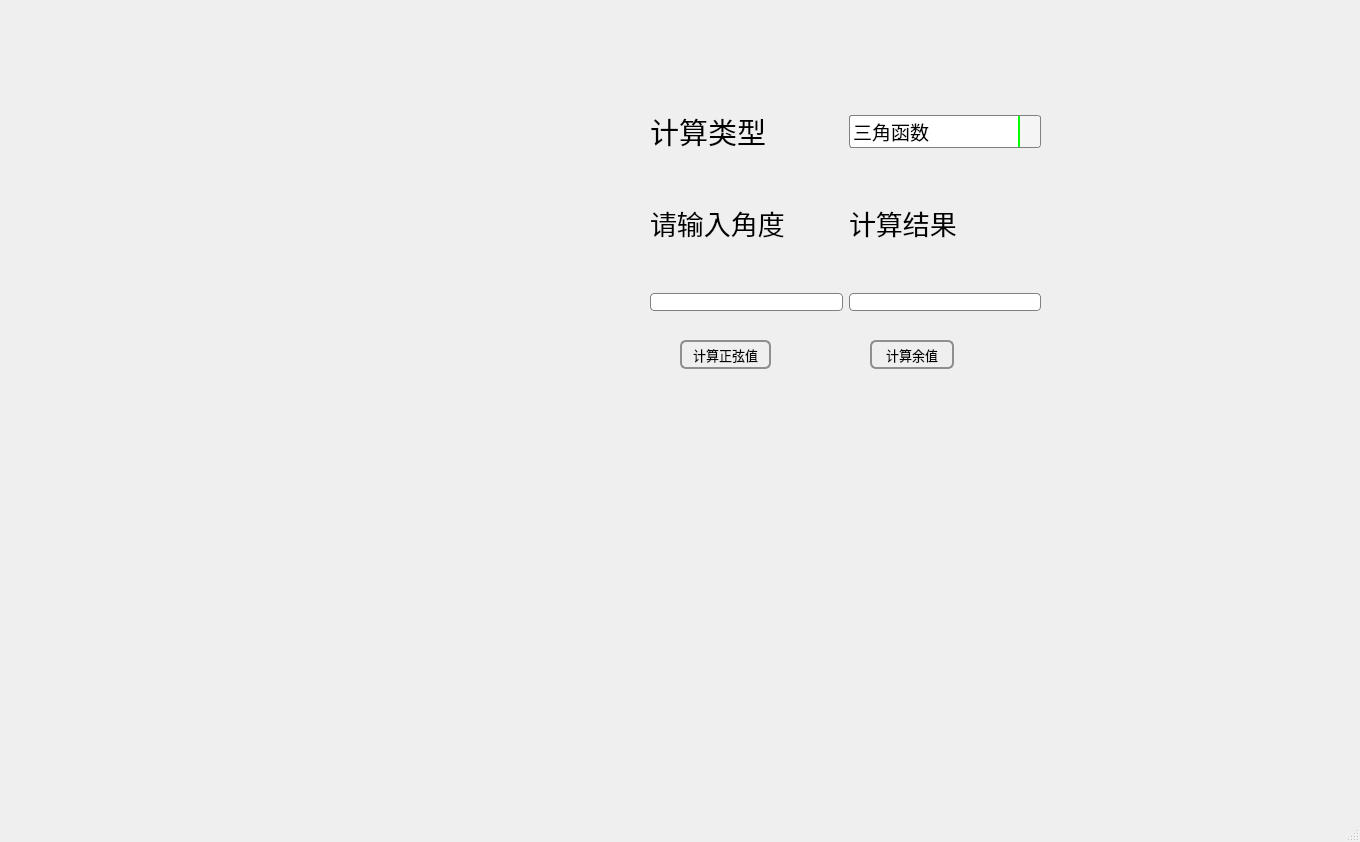
<?xml version="1.0" encoding="UTF-8"?>
<ui version="4.0">
 <class>MainWindow</class>
 <widget class="QMainWindow" name="MainWindow">
  <property name="geometry">
   <rect>
    <x>0</x>
    <y>0</y>
    <width>1360</width>
    <height>842</height>
   </rect>
  </property>
  <property name="windowTitle">
   <string>MainWindow</string>
  </property>
  <property name="styleSheet">
   <string notr="true"/>
  </property>
  <widget class="QWidget" name="centralwidget">
   <property name="styleSheet">
    <string notr="true"/>
   </property>
   <widget class="QPushButton" name="pushButton">
    <property name="geometry">
     <rect>
      <x>680</x>
      <y>340</y>
      <width>91</width>
      <height>29</height>
     </rect>
    </property>
    <property name="font">
     <font>
      <family>微软雅黑</family>
      <pointsize>10</pointsize>
     </font>
    </property>
    <property name="styleSheet">
     <string notr="true">/********************QPushButton样式**********************/
QPushButton {
    border: 2px solid #8f8f91;         /* 设置边框粗细、样式、颜色*/
    border-radius: 6px;                /* 设置边框圆角 */
    background-color: qlineargradient(x1: 0, y1: 0, x2: 0, y2: 1,
                                      stop: 0 #f6f7fa, stop: 1 #dadbde);
    min-width: 80px;                   /* 设置按键的最小宽度 */
    min-height: 25px;
}

QPushButton:pressed{                   /* 设置按键按下样式 */
    background-color: qlineargradient(x1: 0, y1: 0, x2: 0, y2: 1,
                                      stop: 0 #dadbde, stop: 1 #f6f7fa);
}

QPushButton:flat {
    border: none; /* no border for a flat push button */
}

QPushButton:default {                 /* 设置默认按键样式 */
    border-color: rgb(85, 170, 255);
}

QPushButton:open {                    /* 设置菜单打开时button样式*/
    background - color:qlineargradient(x1: 0 , y1: 0 , x2: 0 , y2: 1 ,
                                  stop: 0 #dadbde, stop: 1 #f6f7fa);
}

QPushButton::menu-indicator {          /* 设置下拉箭头 */
    subcontrol-origin: content;        /* 父控件内子控件的原点矩形。是QSS独有的属性。值为父控件的盒子模式的区域 */
    subcontrol-position: center right; /* 设置下拉箭头显示位置为水平方向上靠右，垂直方向居中*/
}

QPushButton::menu-indicator:pressed,
QPushButton::menu-indicator:open {
    position: relative;                /* 指定了元素的定位类型*/
    top: 1px; left: 2px;               /* 设置在点击按键、打开菜单时偏移下拉箭头*/
}

</string>
    </property>
    <property name="text">
     <string>计算正弦值</string>
    </property>
   </widget>
   <widget class="QPushButton" name="pushButton_2">
    <property name="geometry">
     <rect>
      <x>870</x>
      <y>340</y>
      <width>84</width>
      <height>29</height>
     </rect>
    </property>
    <property name="font">
     <font>
      <family>Agency FB</family>
      <pointsize>10</pointsize>
     </font>
    </property>
    <property name="styleSheet">
     <string notr="true">/********************QPushButton样式**********************/
QPushButton {
    border: 2px solid #8f8f91;         /* 设置边框粗细、样式、颜色*/
    border-radius: 6px;                /* 设置边框圆角 */
    background-color: qlineargradient(x1: 0, y1: 0, x2: 0, y2: 1,
                                      stop: 0 #f6f7fa, stop: 1 #dadbde);
    min-width: 80px;                   /* 设置按键的最小宽度 */
    min-height: 25px;
}

QPushButton:pressed{                   /* 设置按键按下样式 */
    background-color: qlineargradient(x1: 0, y1: 0, x2: 0, y2: 1,
                                      stop: 0 #dadbde, stop: 1 #f6f7fa);
}

QPushButton:flat {
    border: none; /* no border for a flat push button */
}

QPushButton:default {                 /* 设置默认按键样式 */
    border-color: rgb(85, 170, 255);
}

QPushButton:open {                    /* 设置菜单打开时button样式*/
    background - color:qlineargradient(x1: 0 , y1: 0 , x2: 0 , y2: 1 ,
                                  stop: 0 #dadbde, stop: 1 #f6f7fa);
}

QPushButton::menu-indicator {          /* 设置下拉箭头 */
    subcontrol-origin: content;        /* 父控件内子控件的原点矩形。是QSS独有的属性。值为父控件的盒子模式的区域 */
    subcontrol-position: center right; /* 设置下拉箭头显示位置为水平方向上靠右，垂直方向居中*/
}

QPushButton::menu-indicator:pressed,
QPushButton::menu-indicator:open {
    position: relative;                /* 指定了元素的定位类型*/
    top: 1px; left: 2px;               /* 设置在点击按键、打开菜单时偏移下拉箭头*/
}

</string>
    </property>
    <property name="text">
     <string>计算余值</string>
    </property>
   </widget>
   <widget class="QWidget" name="" native="true">
    <property name="geometry">
     <rect>
      <x>650</x>
      <y>110</y>
      <width>391</width>
      <height>201</height>
     </rect>
    </property>
    <property name="styleSheet">
     <string notr="true"/>
    </property>
    <layout class="QVBoxLayout" name="verticalLayout_2">
     <item>
      <layout class="QHBoxLayout" name="horizontalLayout">
       <item>
        <widget class="QLabel" name="label">
         <property name="font">
          <font>
           <family>Microsoft YaHei UI</family>
           <pointsize>22</pointsize>
           <weight>50</weight>
           <bold>false</bold>
          </font>
         </property>
         <property name="styleSheet">
          <string notr="true">QLabel
{
 		border-radius:9px;
		background:rgba(66, 195, 255, 0);
color: rgb(0,0, 0);
}
</string>
         </property>
         <property name="text">
          <string>计算类型</string>
         </property>
        </widget>
       </item>
       <item>
        <widget class="QComboBox" name="comboBox">
         <property name="font">
          <font>
           <family>微软雅黑</family>
           <pointsize>14</pointsize>
           <weight>50</weight>
           <bold>false</bold>
          </font>
         </property>
         <property name="styleSheet">
          <string notr="true">/********************QComboBox样式**********************/
QComboBox {
    border: 1px solid gray;
    border-radius: 3px;
    padding: 1px 18px 1px 3px;         /* 设置元素边框与元素内容之间的上右下左的内边距 */
    min-width: 6em;
}

QComboBox:editable {                   /* 设置可编辑的样式*/
    background-color: white;
}

QComboBox:!editable,                   /* QComboBox不可编辑状态*/
QComboBox::drop-down:editable {        /* 下拉箭头按键区域可编辑状态*/
     background: qlineargradient(x1: 0, y1: 0, x2: 0, y2: 1,
                                 stop: 0 #E1E1E1, stop: 0.4 #DDDDDD,
                                 stop: 0.5 #D8D8D8, stop: 1.0 #D3D3D3);
}

QComboBox:!editable:on, QComboBox::drop-down:editable:on {      /* 当弹出窗口打开时，QComboBox获取“打开”状态(打开下拉框状态)*/
    background: qlineargradient(x1: 0, y1: 0, x2: 0, y2: 1,
                                stop: 0 #D3D3D3, stop: 0.4 #D8D8D8,
                                stop: 0.5 #DDDDDD, stop: 1.0 #E1E1E1);
}

QComboBox:on {       /* 弹出下拉框窗口时移动文本*/
    padding-top: 3px;
    padding-left: 6px;
}

QComboBox::drop-down {                   /* 设置下拉按键*/
    subcontrol-origin: padding;          /* 设置按键在QComboBox盒子模型中的参考位置margin border padding content*/
    subcontrol-position: top right;      /* 设置按键位置靠上靠右*/
    background-color: rgb(245, 245, 245);
    width: 20px;

    border-left-width: 2px;              /* 设置下拉按键左边框宽度*/
    border-left-color: rgb(0, 255, 0);   /* 左边框颜色*/
    border-left-style: solid;
    border-top-right-radius: 3px;        /* 设置边框圆角*/
    border-bottom-right-radius: 3px;
}

QComboBox::down-arrow {                  /* 设置下拉箭头*/
    image: url(:/image/下.png);
}

QComboBox::down-arrow:on {               /* 打开下拉框时移动下拉箭头*/
    top: 1px;
    left: 1px;
}

QComboBox QAbstractItemView {
    border: 2px solid rgb(0, 255, 0);      /* 设置下拉列表边框*/
    selection-background-color: lightgray; /* 设置下拉列表选择项的背景色*/
}

</string>
         </property>
         <item>
          <property name="text">
           <string>三角函数</string>
          </property>
         </item>
         <item>
          <property name="text">
           <string>反三角函数</string>
          </property>
         </item>
        </widget>
       </item>
      </layout>
     </item>
     <item>
      <layout class="QHBoxLayout" name="horizontalLayout_4">
       <item>
        <widget class="QLabel" name="label_2">
         <property name="font">
          <font>
           <family>微软雅黑</family>
           <pointsize>20</pointsize>
          </font>
         </property>
         <property name="text">
          <string>请输入角度</string>
         </property>
        </widget>
       </item>
       <item>
        <widget class="QLabel" name="label_3">
         <property name="font">
          <font>
           <family>微软雅黑</family>
           <pointsize>20</pointsize>
           <weight>50</weight>
           <bold>false</bold>
          </font>
         </property>
         <property name="text">
          <string>计算结果</string>
         </property>
        </widget>
       </item>
      </layout>
     </item>
     <item>
      <layout class="QHBoxLayout" name="horizontalLayout_3">
       <item>
        <widget class="QLineEdit" name="lineEdit_2">
         <property name="styleSheet">
          <string notr="true">QLineEdit
{
	border: 1px solid gray; /* 边框 */
	border-radius: 4px;     /* 边框圆角 */
	padding: 0 8px;         /* 内容与边框距离 */
	background: white;      /* 背景颜色 */
	selection-background-color: darkgray; /*所选内容的背景颜色*/
}
</string>
         </property>
        </widget>
       </item>
       <item>
        <widget class="QLineEdit" name="lineEdit">
         <property name="styleSheet">
          <string notr="true">QLineEdit
{
	border: 1px solid gray; /* 边框 */
	border-radius: 4px;     /* 边框圆角 */
	padding: 0 8px;         /* 内容与边框距离 */
	background: white;      /* 背景颜色 */
	selection-background-color: darkgray; /*所选内容的背景颜色*/
}
</string>
         </property>
        </widget>
       </item>
      </layout>
     </item>
    </layout>
   </widget>
   <widget class="QWidget" name="widget" native="true">
    <property name="geometry">
     <rect>
      <x>-20</x>
      <y>-10</y>
      <width>1391</width>
      <height>831</height>
     </rect>
    </property>
    <property name="styleSheet">
     <string notr="true">background-image: url(:/lay/cqu2.jpg);
background-position: center center;
/* 背景图不平铺 */
background-repeat: no-repeat;
/* 当内容高度大于图片高度时，背景图像的位置相对于viewport固定 */
background-attachment: fixed;
/* 让背景图基于容器大小伸缩 */
background-size: cover;
height:200%;
width:200%;</string>
    </property>
   </widget>
   <zorder>widget</zorder>
   <zorder>horizontalLayoutWidget</zorder>
   <zorder>horizontalLayoutWidget_2</zorder>
   <zorder>horizontalLayoutWidget_3</zorder>
   <zorder>pushButton</zorder>
   <zorder>pushButton_2</zorder>
   <zorder></zorder>
  </widget>
  <widget class="QMenuBar" name="menubar">
   <property name="geometry">
    <rect>
     <x>0</x>
     <y>0</y>
     <width>1360</width>
     <height>23</height>
    </rect>
   </property>
  </widget>
  <widget class="QStatusBar" name="statusbar"/>
 </widget>
 <resources>
  <include location="aaa.qrc"/>
 </resources>
 <connections/>
</ui>
